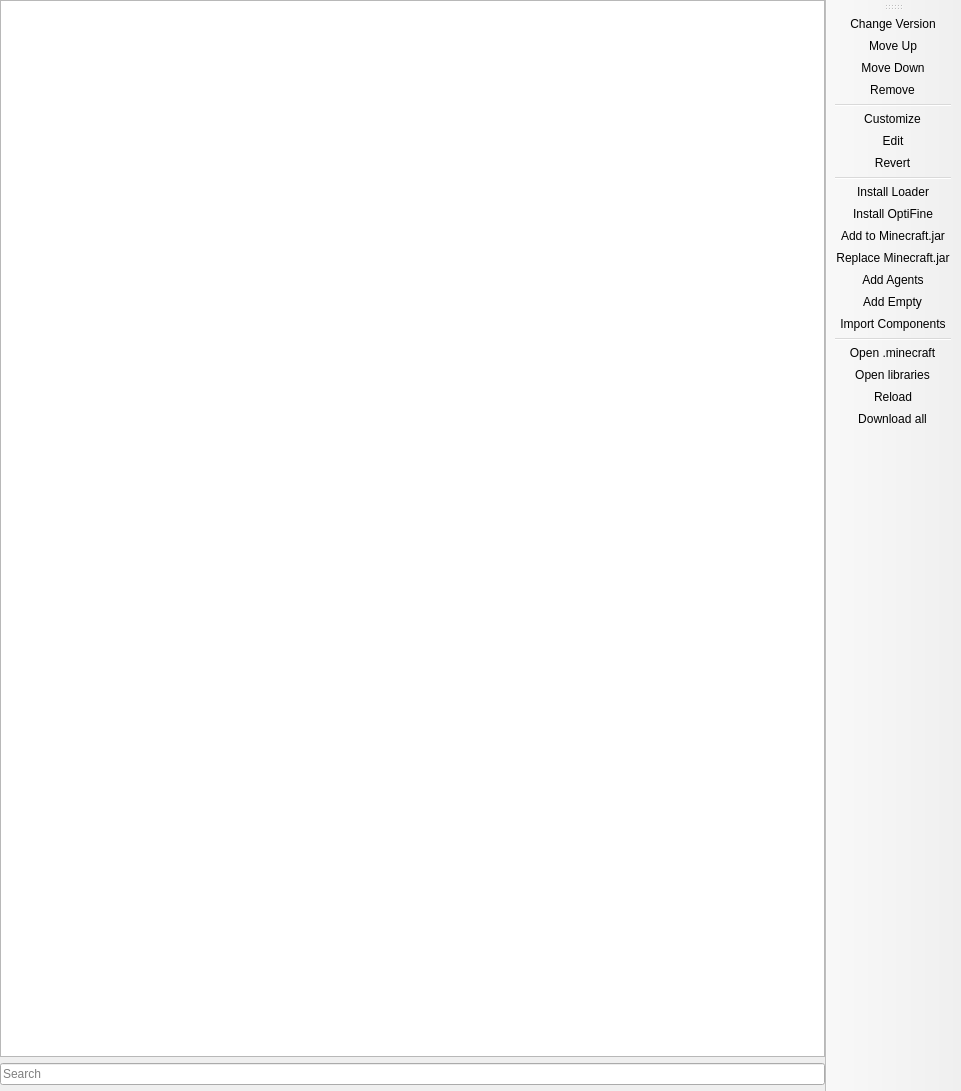
<?xml version="1.0" encoding="UTF-8"?>
<ui version="4.0">
 <class>VersionPage</class>
 <widget class="QMainWindow" name="VersionPage">
  <property name="geometry">
   <rect>
    <x>0</x>
    <y>0</y>
    <width>961</width>
    <height>1091</height>
   </rect>
  </property>
  <widget class="QWidget" name="centralwidget">
   <layout class="QHBoxLayout" name="horizontalLayout">
    <property name="leftMargin">
     <number>0</number>
    </property>
    <property name="topMargin">
     <number>0</number>
    </property>
    <property name="rightMargin">
     <number>0</number>
    </property>
    <property name="bottomMargin">
     <number>0</number>
    </property>
    <item>
     <layout class="QVBoxLayout" name="verticalLayout">
      <item>
       <widget class="QTreeView" name="packageView">
        <property name="horizontalScrollBarPolicy">
         <enum>Qt::ScrollBarPolicy::ScrollBarAlwaysOff</enum>
        </property>
        <property name="alternatingRowColors">
         <bool>true</bool>
        </property>
        <property name="verticalScrollMode">
         <enum>QAbstractItemView::ScrollMode::ScrollPerPixel</enum>
        </property>
        <property name="rootIsDecorated">
         <bool>false</bool>
        </property>
        <property name="sortingEnabled">
         <bool>false</bool>
        </property>
        <property name="headerHidden">
         <bool>false</bool>
        </property>
        <attribute name="headerVisible">
         <bool>true</bool>
        </attribute>
        <attribute name="headerStretchLastSection">
         <bool>false</bool>
        </attribute>
       </widget>
      </item>
      <item>
       <widget class="QLineEdit" name="filterEdit">
        <property name="placeholderText">
         <string>Search</string>
        </property>
       </widget>
      </item>
      <item>
       <widget class="InfoFrame" name="frame">
        <property name="sizePolicy">
         <sizepolicy hsizetype="Preferred" vsizetype="Minimum">
          <horstretch>0</horstretch>
          <verstretch>0</verstretch>
         </sizepolicy>
        </property>
       </widget>
      </item>
     </layout>
    </item>
   </layout>
  </widget>
  <widget class="WideBar" name="toolBar">
   <property name="windowTitle">
    <string>Actions</string>
   </property>
   <property name="allowedAreas">
    <set>Qt::ToolBarArea::LeftToolBarArea|Qt::ToolBarArea::RightToolBarArea</set>
   </property>
   <property name="toolButtonStyle">
    <enum>Qt::ToolButtonStyle::ToolButtonTextOnly</enum>
   </property>
   <property name="floatable">
    <bool>false</bool>
   </property>
   <attribute name="toolBarArea">
    <enum>RightToolBarArea</enum>
   </attribute>
   <attribute name="toolBarBreak">
    <bool>false</bool>
   </attribute>
   <addaction name="actionChange_version"/>
   <addaction name="actionMove_up"/>
   <addaction name="actionMove_down"/>
   <addaction name="actionRemove"/>
   <addaction name="separator"/>
   <addaction name="actionCustomize"/>
   <addaction name="actionEdit"/>
   <addaction name="actionRevert"/>
   <addaction name="separator"/>
   <addaction name="actionInstall_Loader"/>
   <addaction name="actionInstall_OptiFine"/>
   <addaction name="actionAdd_to_Minecraft_jar"/>
   <addaction name="actionReplace_Minecraft_jar"/>
   <addaction name="actionAdd_Agents"/>
   <addaction name="actionAdd_Empty"/>
   <addaction name="actionImport_Components"/>
   <addaction name="separator"/>
   <addaction name="actionMinecraftFolder"/>
   <addaction name="actionLibrariesFolder"/>
   <addaction name="actionReload"/>
   <addaction name="actionDownload_All"/>
  </widget>
  <action name="actionChange_version">
   <property name="text">
    <string>Change Version</string>
   </property>
   <property name="toolTip">
    <string>Change version of the selected component.</string>
   </property>
  </action>
  <action name="actionMove_up">
   <property name="text">
    <string>Move Up</string>
   </property>
   <property name="toolTip">
    <string>Make the selected component apply sooner.</string>
   </property>
  </action>
  <action name="actionMove_down">
   <property name="text">
    <string>Move Down</string>
   </property>
   <property name="toolTip">
    <string>Make the selected component apply later.</string>
   </property>
  </action>
  <action name="actionRemove">
   <property name="text">
    <string>Remove</string>
   </property>
   <property name="toolTip">
    <string>Remove selected component from the instance.</string>
   </property>
  </action>
  <action name="actionCustomize">
   <property name="text">
    <string>Customize</string>
   </property>
   <property name="toolTip">
    <string>Customize selected component.</string>
   </property>
  </action>
  <action name="actionEdit">
   <property name="text">
    <string>Edit</string>
   </property>
   <property name="toolTip">
    <string>Edit selected component.</string>
   </property>
  </action>
  <action name="actionRevert">
   <property name="text">
    <string>Revert</string>
   </property>
   <property name="toolTip">
    <string>Revert the selected component to default.</string>
   </property>
  </action>
  <action name="actionInstall_Loader">
   <property name="text">
    <string>Install Loader</string>
   </property>
   <property name="toolTip">
    <string>Install a mod loader.</string>
   </property>
  </action>
  <action name="actionInstall_OptiFine">
   <property name="text">
    <string>Install OptiFine</string>
   </property>
   <property name="toolTip">
    <string>Install OptiFine for this instance's Minecraft version.</string>
   </property>
  </action>
  <action name="actionAdd_to_Minecraft_jar">
   <property name="text">
    <string>Add to Minecraft.jar</string>
   </property>
   <property name="toolTip">
    <string>Add a mod into the Minecraft jar file.</string>
   </property>
  </action>
  <action name="actionReplace_Minecraft_jar">
   <property name="text">
    <string>Replace Minecraft.jar</string>
   </property>
  </action>
  <action name="actionAdd_Agents">
   <property name="text">
    <string>Add Agents</string>
   </property>
   <property name="toolTip">
    <string>Add Java agents.</string>
   </property>
  </action>
  <action name="actionAdd_Empty">
   <property name="text">
    <string>Add Empty</string>
   </property>
   <property name="toolTip">
    <string>Add an empty custom component.</string>
   </property>
  </action>
  <action name="actionReload">
   <property name="text">
    <string>Reload</string>
   </property>
   <property name="toolTip">
    <string>Reload all components.</string>
   </property>
  </action>
  <action name="actionDownload_All">
   <property name="text">
    <string>Download all</string>
   </property>
   <property name="toolTip">
    <string>Download the files needed to launch the instance now.</string>
   </property>
  </action>
  <action name="actionMinecraftFolder">
   <property name="text">
    <string>Open .minecraft</string>
   </property>
   <property name="toolTip">
    <string>Open the instance's .minecraft folder.</string>
   </property>
  </action>
  <action name="actionLibrariesFolder">
   <property name="text">
    <string>Open libraries</string>
   </property>
   <property name="toolTip">
    <string>Open the instance's local libraries folder.</string>
   </property>
  </action>
  <action name="actionImport_Components">
   <property name="text">
    <string>Import Components</string>
   </property>
   <property name="toolTip">
    <string>Import existing component JSON files.</string>
   </property>
  </action>
 </widget>
 <customwidgets>
  <customwidget>
   <class>InfoFrame</class>
   <extends>QFrame</extends>
   <header>ui/widgets/InfoFrame.h</header>
   <container>1</container>
  </customwidget>
  <customwidget>
   <class>WideBar</class>
   <extends>QToolBar</extends>
   <header>ui/widgets/WideBar.h</header>
  </customwidget>
 </customwidgets>
 <resources/>
 <connections/>
</ui>
